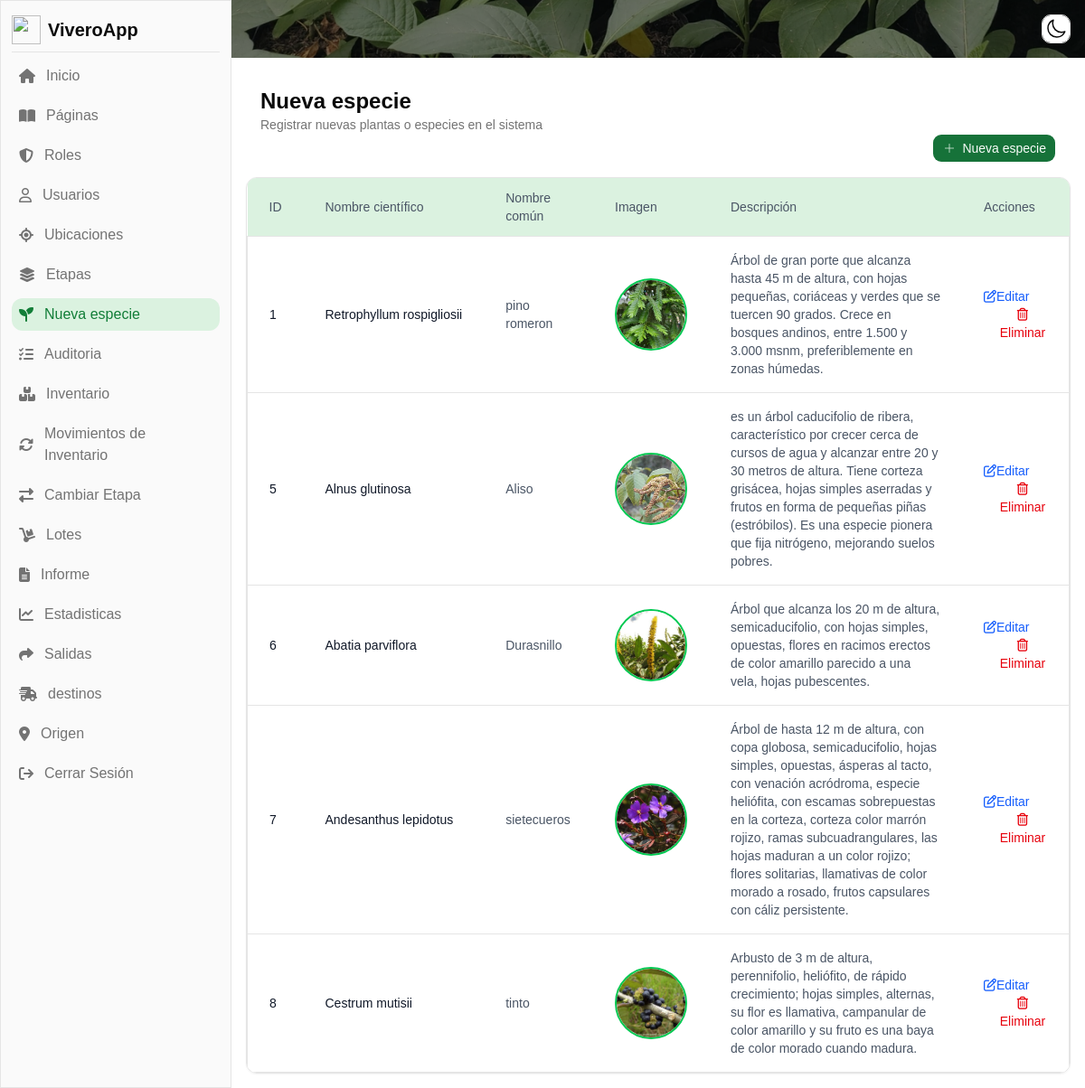
Screenshot of /home.php?page_id=4 (signed in) with the database file from the repository.
### tables this page shows
CREATE TABLE `pages` (
  `id` int(11) NOT NULL,
  `name` varchar(255) NOT NULL,
  `route` varchar(255) NOT NULL,
  `ord` int(11) NOT NULL DEFAULT 0,
  `icon` varchar(255) NOT NULL,
  `description` varchar(255) NOT NULL,
  `is_home` tinyint(1) NOT NULL DEFAULT 0
);

CREATE TABLE `plantas` (
  `id` int(11) NOT NULL,
  `nombre_cientifico` varchar(100) NOT NULL,
  `nombre_comun` varchar(100) NOT NULL,
  `imagen` varchar(255) DEFAULT NULL,
  `descripcion` varchar(600) DEFAULT NULL,
  `fecha_registro` timestamp NOT NULL DEFAULT current_timestamp() ON UPDATE current_timestamp()
);

### models/PageModel.php (called while the page is built, shortened)
<?php
class PageModel
{
    private $conn = null;
    public function __construct()
    {
        $db = new Database();
        $this->conn = $db->connect();
    }
    public function validatePages($role_id)
    {
        $stmt = $this->conn->prepare("SELECT p.id AS id, p.name AS name, p.ord AS ord, p.icon as icon, p.is_home AS is_home, p.route AS route, p.description AS description FROM `roles` AS r INNER JOIN role_pages AS rp ON r.id = rp.role_id INNER JOIN pages AS p ON rp.page_id = p.id WHERE r.id = :role_id ORDER BY p.ord ASC");
        $stmt->bindParam(":role_id", $role_id);
        $stmt->execute();
        $data = $stmt->fetchAll(PDO::FETCH_ASSOC);
        if (count($data) > 0) {
            return $data;
        }
        return null;
    }
}

### config/database.php (called while the page is built, shortened)
<?php
class Database
{
    private $host = "localhost";
    private $user = "root";
    private $password = "";
    private $database = "vivero_app";
    public function connect()
    {
        try {
            $this->conn = new PDO("mysql:host=$this->host;dbname=$this->database", $this->user, $this->password);
            $this->conn->setAttribute(PDO::ATTR_ERRMODE, PDO::ERRMODE_EXCEPTION);
            return $this->conn;
        } catch (PDOException $e) {
            echo "Conexion fallida: " . $e->getMessage();
            return null;
        }
    }
}

### config/auth.php (called while the page is built, shortened)
<?php
include __DIR__ . "/../models/PageModel.php";
$page = new PageModel();
$page_accessed_id = $_GET['page_id'] ?? null;
$pagesRoleUser = $page->validatePages($_SESSION['usuario']['id_rol']);
$pageFound = array_filter($pagesRoleUser, fn($pg) => "$pg[id]" === "$page_accessed_id");
$pageAccessed = reset($pageFound) ?: null;

### controllers/PlantaController.php (called while the page is built, shortened)
<?php
include __DIR__ . "/../models/PlantaModel.php";
$planta = new PlantaModel();
$onePlanta = null;
$busqueda = $_GET['busqueda'] ?? null;
$page = isset($_GET['page']) ? (int) $_GET['page'] : 1;
$planta->setBusqueda($busqueda);
$limit = 20;
$offset = ($page - 1) * $limit;
$planta->setLimit($limit);
$planta->setOffset($offset);
$allPlants = $planta->getAll();

### models/PlantaModel.php (called while the page is built, shortened)
<?php
class PlantaModel
{
    private $busqueda;
    private $limit;
    private $offset;
    private $conn = null;
    public function setBusqueda($busqueda)
    {
        $this->busqueda = $busqueda;
    }
    public function setLimit($limit)
    {
        $this->limit = $limit;
    }
    public function setOffset($offset)
    {
        $this->offset = $offset;
    }
    public function getBusqueda()
    {
        return $this->busqueda;
    }
    public function getLimit()
    {
        return $this->limit;
    }
    public function getOffset()
    {
        return $this->offset;
    }
    public function __construct()
    {
        $db = new Database();
        $this->conn = $db->connect();
    }
    public function getAll()
    {
        $busqueda = $this->getBusqueda();
        $limit = $this->getLimit();
        $offset = $this->getOffset();
        $stmt = $this->conn->prepare("SELECT * FROM plantas WHERE nombre_comun LIKE :busqueda OR descripcion LIKE :busqueda LIMIT :lim OFFSET :offs");
        $param = "%$busqueda%";
        $stmt->bindParam(":busqueda", $param);
        $stmt->bindParam(":lim", $limit, PDO::PARAM_INT);
        $stmt->bindParam(":offs", $offset, PDO::PARAM_INT);
        $stmt->execute();
        return $stmt->fetchAll(PDO::FETCH_ASSOC);
    }
}

### home.php (the view, shortened to what this page needs)
<?php
include "./config/database.php";
include "./config/auth.php";
?>
<!DOCTYPE html>
<html lang="es" class="">
<head>
    <link rel="stylesheet" href="https://cdnjs.cloudflare.com/ajax/libs/font-awesome/6.5.0/css/all.min.css">
    <link rel="stylesheet" href="./assets/output.css" />
    <link rel="stylesheet" href="https://cdn.jsdelivr.net/npm/not-a-toast@1.1.5/dist/style.css">
</head>
<body class="">
    <aside id="default-sidebar"
        class="fixed top-0 left-0 z-40 w-64 h-full transition-transform -translate-x-full sm:translate-x-0"
        aria-label="Sidebar">
        <div class="h-full px-3 py-4 overflow-y-auto bg-sidebar border-e border">
            <ul class="space-y-2 font-medium">
                <div class="flex items-center gap-2">
                    <img src="https://portaljaimeduque.net/img/LOGO_FPJD.png" alt="" class="size-8 shrink-0">
                    <h1 class="text-xl font-bold">ViveroApp</h1>
                </div>
                <div class="h-px w-full bg-border"></div>
                <?php
                foreach ($pagesRoleUser as $pg)
                {
                    ?>
                    <li>
                        <a href="/home.php?page_id=<?= $pg['id'] ?>"
                            class="<?= $pg['id'] == $page_accessed_id ? "bg-sidebar-accent text-sidebar-accent-foreground" : "" ?> flex text-muted-foreground items-center px-2 py-1.5 hover:bg-sidebar-accent rounded-base hover:text-sidebar-accent-foreground group">
                            <i class="<?= $pg['icon'] ?>"></i>
                            <span class="ms-3"><?= $pg['name'] ?></span>
                        </a>
                    </li>
                    <?php
                }
                ?>
                <li>
                    <a href="./config/logout.php"
                        class="flex text-muted-foreground items-center px-2 py-1.5 hover:bg-sidebar-accent hover:text-sidebar-accent-foreground rounded-base group">
                        <i class="fa-solid fa-arrow-right-from-bracket"></i>
                        <span class="flex-1 ms-3 whitespace-nowrap">Cerrar Sesión</span>
                    </a>
                </li>
            </ul>
        </div>
    </aside>
    <div class="sm:ml-64">
        <div class="w-full h-16 bg-cover bg-center bg-opacity-10 sticky top-0 z-50"
            style="background-image:url('/assets/img/planta.jpg')">
            <div class="flex-1 w-full h-full bg-black/50 flex items-center justify-end px-4">
                <button id="mode-button" class="btn btn-outline btn-size-icon">
                </button>
            </div>
        </div>
        <div class="p-4">
            <?php
            if ($pageAccessed)
            {
                require_once("./views/" . $pageAccessed['route']);
            }
            ?>
        </div>
    </div>
</body>
</html>

### views/plantas.php (shortened to what this page needs)
<?php
include __DIR__ . "/../controllers/PlantaController.php";
?>
<div>
    <div class="p-4" x-data="{ open: <?= $onePlanta ? "true" : "false" ?> }">
        <?php include("./views/layouts/header.php"); ?>
        <div class="flex justify-end">
            <button @click="open = !open" class="btn btn-default btn-size-default">
                <svg xmlns="http://www.w3.org/2000/svg" fill="none" viewBox="0 0 24 24" strokeWidth={1.5}
                    stroke="currentColor" className="size-6">
                    <path strokeLinecap="round" strokeLinejoin="round" d="M12 4.5v15m7.5-7.5h-15" />
                </svg>
                Nueva especie
            </button>
        </div>
    </div>
    <div class="relative overflow-x-auto shadow-xs rounded-base border">
        <table class="w-full text-sm text-left rtl:text-right text-body">
            <thead class="text-sm bg-accent border-b rounded-base border-default">
                <tr>
                    <th scope="col" class="px-6 py-3 font-medium">
                        ID
                    </th>
                    <th scope="col" class="px-6 py-3 font-medium">
                        Nombre científico
                    </th>
                    <th scope="col" class="px-6 py-3 font-medium">
                        Nombre común
                    </th>
                    <th scope="col" class="px-6 py-3 font-medium">
                        Imagen
                    </th>
                    <th scope="col" class="px-6 py-3 font-medium">
                        Descripción
                    </th>
                    <th scope="col" class="px-6 py-3 font-medium">
                        Acciones
                    </th>
                </tr>
            </thead>
            <tbody>
                <?php
                foreach ($allPlants as $pg)
                {
                    ?>
                    <tr class="rounded-xl bg-card border">
                        <th scope="row" class="px-6 py-4 font-medium text-heading whitespace-nowrap">
                            <?= $pg['id'] ?>
                        </th>
                        <th scope="row" class="px-6 py-4 font-medium text-heading whitespace-nowrap">
                            <?= $pg['nombre_cientifico'] ?>
                        </th>
                        <td class="px-6 py-4">
                            <?= $pg['nombre_comun'] ?>
                        </td>
                        <td class="px-6 py-4">
                            <?php
                            if ($pg['imagen']):
                                ?>
                                <div
                                    class="relative mx-auto my-2 overflow-hidden items-center justify-center rounded-full size-20 border-green-500 border-2">
                                    <img src="/assets/uploads/<?= $pg['imagen'] ?>" alt="<?= $pg['nombre_comun'] ?>"
                                        class="object-center object-cover w-full h-full">
                                </div>
                                <?php
                            else:
                                ?>
                                <span class="italic text-xs">Sin imagen</span>
                                <?php
                            endif;
                            ?>
                        </td>
                        <td class="px-6 py-4">
                            <?= $pg['descripcion'] ?>
                        </td>
                        <td class="px-6 py-4">
                            <a href="/home.php?page_id=<?= $pageAccessed['id'] ?>&id=<?= $pg['id'] ?>"
                                class="font-medium text-blue-600 hover:underline"><i
                                    class="fa-regular fa-pen-to-square"></i>Editar</a>
                            <button onclick="function eliminar() {
                                    if (confirm('¿Estás seguro de que deseas eliminar esta planta?')) {
                                        window.location.href = '/home.php?page_id=<?= $pageAccessed['id'] ?>&delete_id=<?= $pg['id'] ?>';
                                    }
                                }
                                eliminar()" class="font-medium text-red-600 hover:underline ms-4 cursor-pointer">
                                <i class="fa-regular fa-trash-can"></i>
                                Eliminar
                            </button>
                        </td>
                    </tr>
                    <?php
                }
                ?>
            </tbody>
        </table>
    </div>
</div>

### views/layouts/header.php
<div>
    <h1 class="text-2xl font-bold"><?= $pageAccessed['name'] ?></h1>
    <p class="text-sm text-muted-foreground"><?= $pageAccessed['description'] ?></p>
</div>

### rows the page displays
pages: name "Inicio"
pages: name "Páginas"
pages: name "Roles"
pages: name "Usuarios"
pages: name "Ubicaciones"
pages: name "Etapas"
pages: name "Nueva especie", description "Registrar nuevas plantas o especies en el sistema"
pages: name "Auditoria"
pages: name "Inventario"
pages: name "Movimientos de Inventario"
pages: name "Cambiar Etapa"
pages: name "Lotes"
pages: name "Informe"
pages: name "Estadisticas"
pages: name "Salidas"
pages: name "destinos"
pages: name "Origen"
plantas: id "1", nombre_cientifico "Retrophyllum rospigliosii", nombre_comun "pino romeron", imagen (picture), descripcion "Árbol de gran porte que alcanza hasta 45 m de altura, con hojas pequeñas, coriáceas y verdes que se tuercen 90 grados. Crece en bosques andinos, entre 1.500 y 3.000 msnm, preferiblemente en zonas húmedas."
plantas: id "5", nombre_cientifico "Alnus glutinosa", nombre_comun "Aliso", imagen (picture), descripcion "es un árbol caducifolio de ribera, característico por crecer cerca de cursos de agua y alcanzar entre 20 y 30 metros de altura. Tiene corteza grisácea, hojas simples aserradas y frutos en forma de pequeñas piñas (estróbilos). Es una especie pionera que fija nitrógeno, mejorando suelos pobres."
plantas: id "6", nombre_cientifico "Abatia parviflora", nombre_comun "Durasnillo", imagen (picture), descripcion "Árbol que alcanza los 20 m de altura, semicaducifolio, con hojas simples, opuestas, flores en racimos erectos de color amarillo parecido a una vela, hojas pubescentes."
plantas: id "7", nombre_cientifico "Andesanthus lepidotus", nombre_comun "sietecueros", imagen+nombre_comun (picture), descripcion "Árbol de hasta 12 m de altura, con copa globosa, semicaducifolio, hojas simples, opuestas, ásperas al tacto, con venación acródroma, especie heliófita, con escamas sobrepuestas en la corteza, corteza color marrón rojizo, ramas subcuadrangulares, las hojas maduran a un color rojizo; flores solitarias, llamativas de color morado a rosado, frutos capsulares con cáliz persistente."
plantas: id "8", nombre_cientifico "Cestrum mutisii", nombre_comun "tinto", imagen+nombre_comun (picture), descripcion "Arbusto de 3 m de altura, perennifolio, heliófito, de rápido crecimiento; hojas simples, alternas, su flor es llamativa, campanular de color amarillo y su fruto es una baya de color morado cuando madura."
